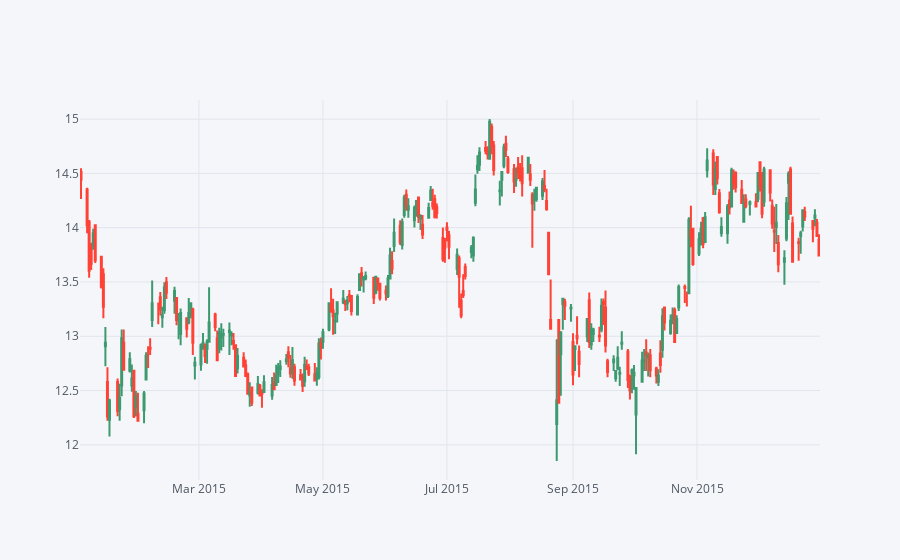

Notebook source saved alongside this figure:
### Code cell
bac15 = Bankstock['BAC'][['Open', "Close", "Low", "High"]].loc['2015-01-01':'2016-01-01'].iplot(kind = 'candle')

### Figure 1 — Plotly figure (JSON) as saved in the notebook; plotly's stock layout.template omitted (floating-point values rounded to 4 significant figures; data arrays with more than 128 entries replaced by an {"elided": "..."} marker saying what was removed)
{"data": [{"close": {"elided": "252 float values"}, "high": {"elided": "252 float values"}, "low": {"elided": "252 float values"}, "open": {"elided": "252 float values"}, "showlegend": false, "type": "candlestick", "x": {"elided": "252 str values"}, "yaxis": "y2"}], "layout": {"autosize": true, "legend": {"bgcolor": "#F5F6F9", "font": {"color": "#4D5663"}}, "paper_bgcolor": "#F5F6F9", "plot_bgcolor": "#F5F6F9", "title": {"font": {"color": "#4D5663"}}, "xaxis": {"autorange": true, "gridcolor": "#E1E5ED", "range": ["2015-01-01 12:00", "2015-12-31 12:00"], "rangeslider": {"visible": false, "yaxis2": {}}, "showgrid": true, "tickfont": {"color": "#4D5663"}, "title": {"font": {"color": "#4D5663"}, "text": ""}, "type": "date", "zerolinecolor": "#E1E5ED"}, "yaxis": {"gridcolor": "#E1E5ED", "showgrid": true, "showticklabels": false, "tickfont": {"color": "#4D5663"}, "title": {"font": {"color": "#4D5663"}, "text": ""}, "zerolinecolor": "#E1E5ED"}, "yaxis2": {"autorange": true, "gridcolor": "#E1E5ED", "range": [11.68, 15.18], "showgrid": true, "tickfont": {"color": "#4D5663"}, "title": {"font": {"color": "#4D5663"}, "text": ""}, "zerolinecolor": "#E1E5ED"}}}
